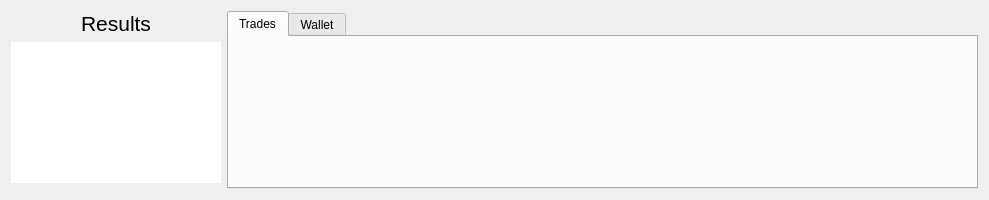
<?xml version="1.0" encoding="UTF-8"?>
<ui version="4.0">
 <class>StrategyResults</class>
 <widget class="QWidget" name="StrategyResults">
  <property name="geometry">
   <rect>
    <x>0</x>
    <y>0</y>
    <width>989</width>
    <height>200</height>
   </rect>
  </property>
  <property name="minimumSize">
   <size>
    <width>0</width>
    <height>200</height>
   </size>
  </property>
  <property name="windowTitle">
   <string>Form</string>
  </property>
  <layout class="QGridLayout" name="gridLayout_4">
   <item row="0" column="1" rowspan="3">
    <widget class="QTabWidget" name="ResultsTabWidget">
     <property name="currentIndex">
      <number>0</number>
     </property>
     <widget class="QWidget" name="tradeTab">
      <attribute name="title">
       <string>Trades</string>
      </attribute>
      <layout class="QGridLayout" name="gridLayout_3">
       <item row="0" column="0">
        <layout class="QHBoxLayout" name="horizontalLayout"/>
       </item>
      </layout>
     </widget>
     <widget class="QWidget" name="walletTab">
      <attribute name="title">
       <string>Wallet</string>
      </attribute>
      <layout class="QGridLayout" name="gridLayout_5">
       <item row="0" column="0">
        <layout class="QHBoxLayout" name="horizontalLayout_2"/>
       </item>
      </layout>
     </widget>
    </widget>
   </item>
   <item row="0" column="0">
    <widget class="QLabel" name="label_4">
     <property name="sizePolicy">
      <sizepolicy hsizetype="Preferred" vsizetype="Maximum">
       <horstretch>0</horstretch>
       <verstretch>0</verstretch>
      </sizepolicy>
     </property>
     <property name="font">
      <font>
       <pointsize>16</pointsize>
      </font>
     </property>
     <property name="text">
      <string>Results</string>
     </property>
     <property name="alignment">
      <set>Qt::AlignCenter</set>
     </property>
    </widget>
   </item>
   <item row="1" column="0">
    <widget class="QTableWidget" name="summaryTableWidget">
     <property name="minimumSize">
      <size>
       <width>100</width>
       <height>0</height>
      </size>
     </property>
     <property name="maximumSize">
      <size>
       <width>210</width>
       <height>16777215</height>
      </size>
     </property>
     <property name="font">
      <font>
       <kerning>true</kerning>
      </font>
     </property>
     <property name="styleSheet">
      <string notr="true">border:0</string>
     </property>
     <property name="showGrid">
      <bool>true</bool>
     </property>
    </widget>
   </item>
  </layout>
 </widget>
 <resources/>
 <connections/>
</ui>
